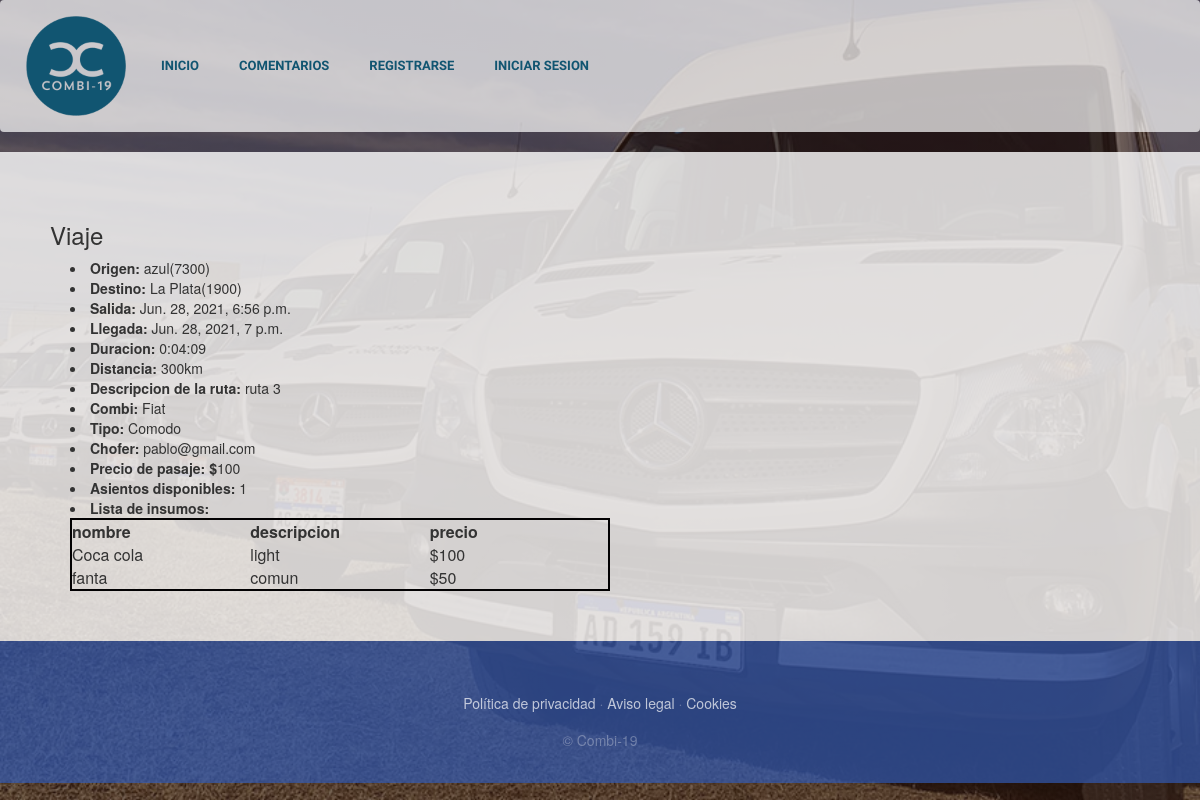
Before: /infoViaje/28 with the older database file.
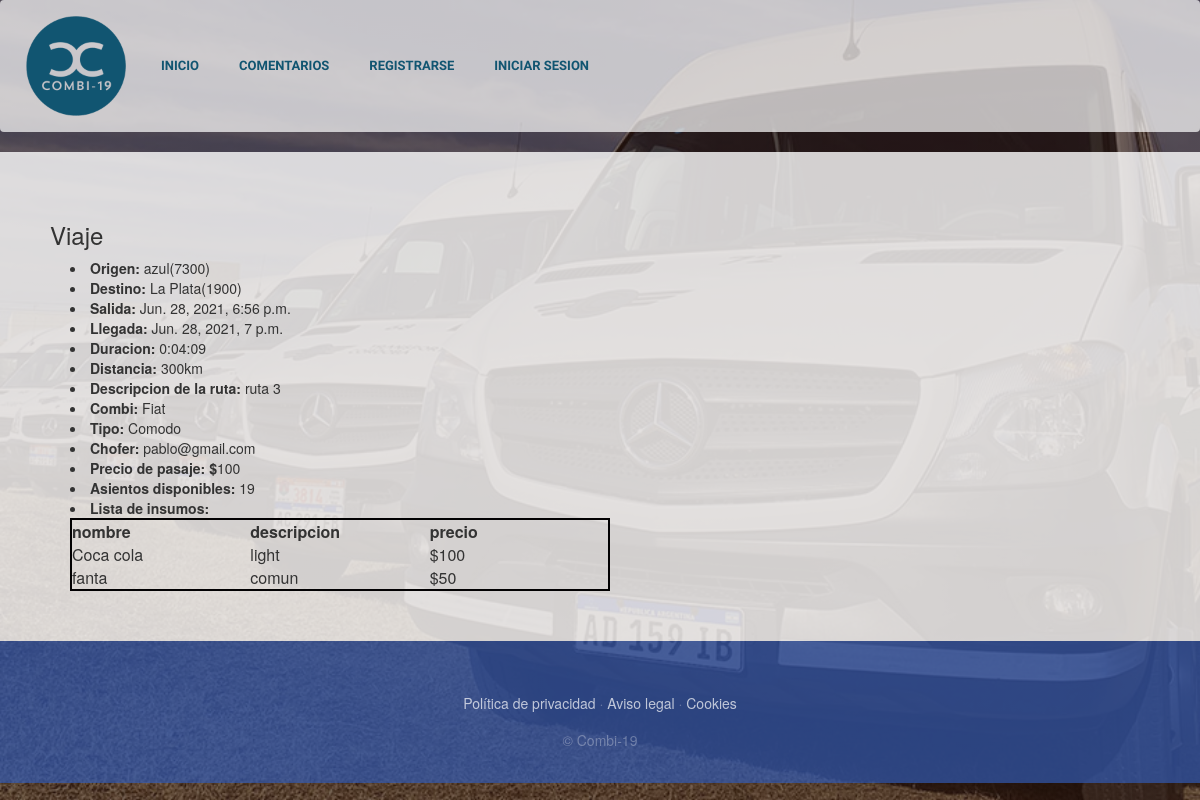
After: the same page with the newer database file.
### PaginaDePruebaApp/models.py (models this page shows, shortened)
class Viaje(models.Model):
    enCurso=models.BooleanField(default=False, verbose_name="Viaje iniciado")
    finalizado=models.BooleanField(default=False, verbose_name="Viaje finalizado")
    insumo = models.ManyToManyField(Insumo, verbose_name="Lista de insumos", blank=True)
    combi = models.ForeignKey(Combi, verbose_name="Lista de combis",on_delete=models.PROTECT)
    ruta = models.ForeignKey(Ruta, verbose_name="ruta",on_delete=models.PROTECT)
    fechaSalida=models.DateTimeField()
    fechaLlegada=models.DateTimeField()
    duracion=models.CharField(max_length=20, default='')
    asientosDisponibles=models.PositiveIntegerField()
    precio=models.PositiveIntegerField()
    class Meta:
        verbose_name="Viaje"
        verbose_name_plural="Viajes"

class Ruta(models.Model):
    id = models.AutoField(primary_key=True)
    origen = models.ForeignKey(Lugar, on_delete= models.PROTECT,related_name = 'rutaOrigen')
    destino = models.ForeignKey(Lugar, on_delete= models.PROTECT, related_name = 'rutaDestino')
    distancia=models.PositiveIntegerField() #distancia en km
    descripcion = models.CharField(max_length=50, blank=False)
    class Meta:
        unique_together=('origen','destino','descripcion')  ## hace que no puede haber otra ruta con estos 3 campos iguales
        verbose_name="Ruta"
        verbose_name_plural="Rutas"

class Lugar(models.Model):
    nombre=models.CharField(max_length=30)
    codigoPostal=models.IntegerField(unique=True, primary_key=True)
    def __str__(self):
        return "{0}({1})".format(self.nombre, self.codigoPostal)
    class Meta:
        verbose_name="Lugar"
        verbose_name_plural="Lugares"

class Combi(models.Model):
    TIPO = (
        ('Comodo', 'Cómodo'),
        ('SuperComodo', 'Súper Comodo'),
    )
    modelo=models.CharField(max_length=30)
    cantAsientos= models.PositiveIntegerField(default=0)
    patente = models.CharField(max_length=20, unique=True)
    chofer = models.OneToOneField(Chofer, on_delete= models.PROTECT)
    tipo=models.CharField(max_length=11,choices=TIPO, default='Comodo')
    class Meta:
        verbose_name="Combi"
        verbose_name_plural="Combis"

class Chofer(models.Model):
    user=models.OneToOneField(User, on_delete=models.CASCADE, primary_key=True)
    telefono= models.PositiveIntegerField(null= True,blank= False, max_length=10)
    def __str__(self):
        return self.user.email
    class Meta:
        verbose_name="Chofer"
        verbose_name_plural="Choferes"

class User(AbstractUser):
    username=None
    email=models.EmailField(_('email address'), unique=True)
    USERNAME_FIELD='email'
    REQUIRED_FIELDS = []
    objects=CustomUserManager()
    esCliente=models.BooleanField(default=False)
    esChofer=models.BooleanField(default=False)
    class Meta:
        verbose_name="Usuario"
        verbose_name_plural="Usuarios"

### PaginaDePruebaApp/views.py (the view, shortened to what this page needs)
# urls.py: path('infoViaje/<int:id_viaje>', views.infoViaje, name= "infoViaje"),
def infoViaje(request, id_viaje):
    viaje = Viaje.objects.get(pk=id_viaje)
    viajeInsumosQuery=Viaje.insumo.through.objects.filter(viaje_id=id_viaje)
    insumos=list(Insumo.objects.get(pk=viajeInsumo.insumo_id) for viajeInsumo in viajeInsumosQuery)
    return render(request,"PaginaDePruebaApp/infoViaje.html",{"viaje": viaje,"insumos":insumos})

### PaginaDePruebaApp/templates/PaginaDePruebaApp/infoViaje.html (shortened to what this page needs)
{% extends "PaginaDePruebaApp/base.html" %}
{% load static %}
{% block content %}
<div style="background-color: rgba(255, 255, 255,0.8); padding:50px">
    <h3>Viaje</h3>
    <li style="margin-left: 20px;"><b>Origen: </b>{{viaje.ruta.origen}}</li>
    <li style="margin-left: 20px;"><b>Destino: </b>{{viaje.ruta.destino}}</li>
    <li style="margin-left: 20px;"><b>Salida: </b>{{viaje.fechaSalida}}</li>
    <li style="margin-left: 20px;"><b>Llegada: </b>{{viaje.fechaLlegada}}</li>
    <li style="margin-left: 20px;"><b>Duracion: </b>{{viaje.duracion}}</li>
    <li style="margin-left: 20px;"><b>Distancia: </b>{{viaje.ruta.distancia}}<text>km</text></li>
    <li style="margin-left: 20px;"><b>Descripcion de la ruta: </b>{{viaje.ruta.descripcion}}</li>
    <li style="margin-left: 20px;"><b>Combi: </b>{{viaje.combi.modelo}}</li>
    <li style="margin-left: 20px;"><b>Tipo: </b>{{viaje.combi.tipo}}</li>
    <li style="margin-left: 20px;"><b>Chofer: </b>{{viaje.combi.chofer}}</li>
    <li style="margin-left: 20px;"><b>Precio de pasaje: $</b>{{viaje.precio}}</li>
    {% if not compra %}
    <li style="margin-left: 20px;"><b>Asientos disponibles: </b>{{viaje.asientosDisponibles}}</li>
    <li style="margin-left: 20px;"><b>Lista de insumos:</b>
        <div>
            <table id=tabla-insumos>
            <thead>
                <tr>
                    <th>nombre</th>
                    <th>descripcion</th>
                    <th>precio</th>
                </tr>
            </thead>
            <tbody>
            {% for insumo in insumos %}
                <tr>
                    <td>{{insumo.nombre}}</td>
                    <td>{{insumo.descripcion}}</td>
                    <td>${{insumo.precio}}</td>
                </tr>
            {% endfor %}
            </tbody>
            </table>
        </div>
    </li>
    {% endif %}
</div>
{% endblock %}

Changed rows visible on the page:
changed Viaje "azul(7300)": asientosDisponibles "1" → "19"
